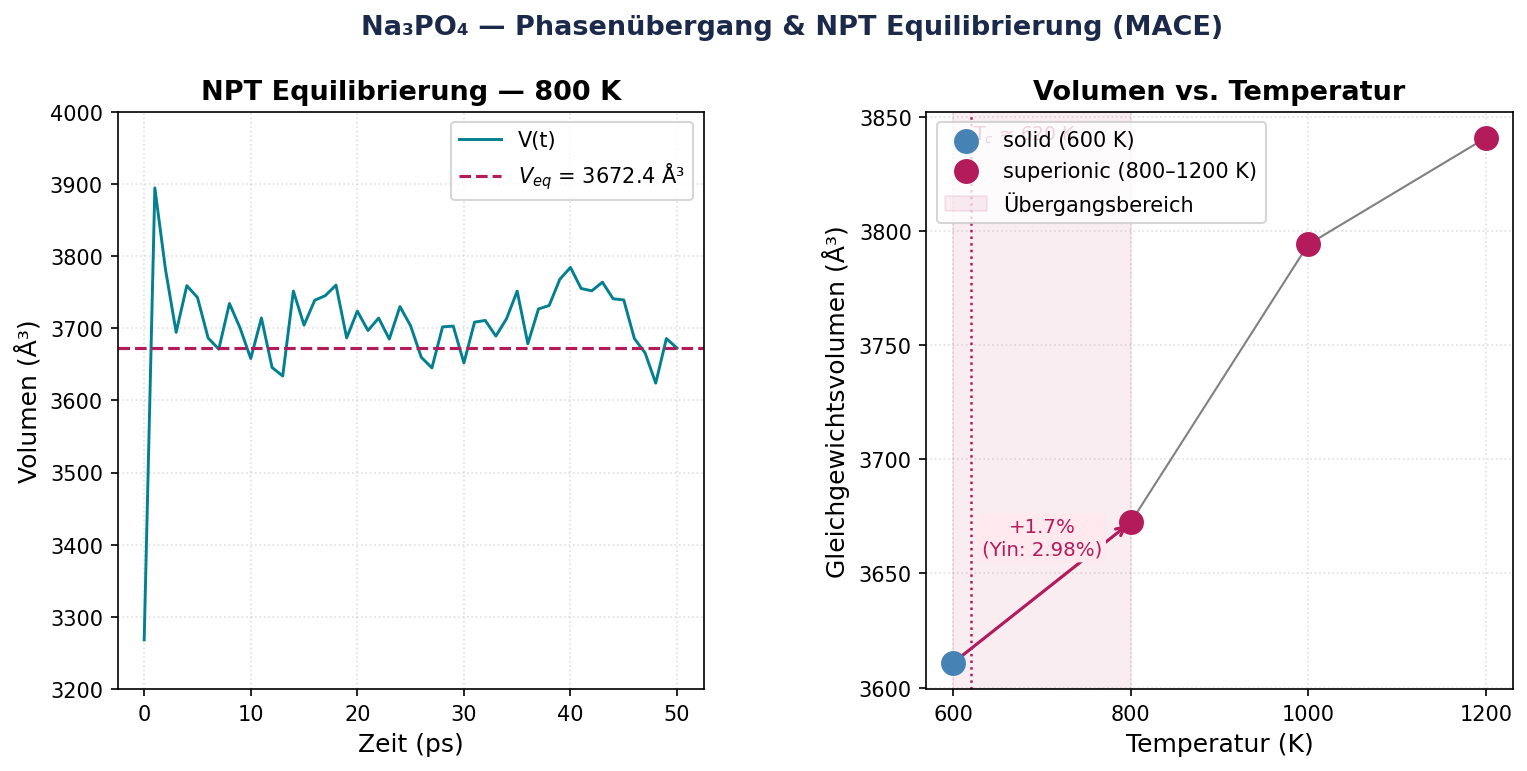

Python code for this plot:
"""
Volume analysis for Na3PO4 MD simulations.

Extracts NPT equilibration volumes from LAMMPS thermo output files
and plots:
  (a) NPT convergence at each temperature
  (b) Equilibrium volume vs temperature (phase transition)

Usage:
    python volume_analysis.py

Expects SLURM output files in ../lamps_*K/ directories.
"""

import numpy as np
import matplotlib.pyplot as plt
import matplotlib.gridspec as gridspec
from pathlib import Path
import glob
import re


def extract_npt_volume(filepath):
    """
    Extract volume vs step from NPT section of a LAMMPS output file.
    NPT section is identified by thermo header containing 'Volume' AND 'Lx'.
    """
    steps, vols = [], []
    in_npt = False

    with open(filepath) as f:
        for line in f:
            if 'Step' in line and 'Volume' in line and 'Lx' in line:
                in_npt = True
                continue
            if in_npt:
                parts = line.split()
                if len(parts) >= 7 and parts[0].isdigit():
                    steps.append(int(parts[0]))
                    vols.append(float(parts[6]))
                elif 'Loop time' in line:
                    break

    return np.array(steps), np.array(vols)


def find_output_files():
    """
    Search for LAMMPS output files in lamps_*K directories.
    Returns dict {temperature: filepath}.
    """
    files = {}
    patterns = [
        "lamps_*K/mace_Na3PO4_*K-*.out",
        "../lamps_*K/mace_Na3PO4_*K-*.out",
    ]
    for pattern in patterns:
        for f in glob.glob(pattern):
            match = re.search(r'(\d+)K', f)
            if match:
                T = int(match.group(1))
                files[T] = f

    return dict(sorted(files.items()))


# ── Fallback: use known equilibrated volumes from conductivity.py ──
KNOWN_VOLUMES = {
    600:  3610.8492,
    800:  3672.3585,
    1000: 3794.1227,
    1200: 3840.7934,
}


def main():
    output_files = find_output_files()

    if not output_files:
        print("No LAMMPS output files found in lamps_*K/ directories.")
        print("Using known equilibrated volumes from conductivity.py scripts.")
        npt_data = {}
    else:
        print(f"Found output files: {output_files}")
        npt_data = {}
        for T, fpath in output_files.items():
            steps, vols = extract_npt_volume(fpath)
            if len(steps) > 0:
                npt_data[T] = (steps, vols)
                print(f"  {T} K: {len(steps)} NPT points, "
                      f"V_start={vols[0]:.1f}, V_final={vols[-1]:.2f} Å³")

    # ── Equilibrium volumes ──
    temps = np.array(sorted(KNOWN_VOLUMES.keys()))
    vol_eq = np.array([KNOWN_VOLUMES[T] for T in temps])

    # Volume expansion relative to 600 K
    expansion = (vol_eq - vol_eq[0]) / vol_eq[0] * 100
    print(f"\nEquilibrium volumes:")
    for T, V, dV in zip(temps, vol_eq, expansion):
        print(f"  {T:4d} K: V = {V:.2f} Å³  (ΔV = +{dV:.2f}%)")

    # ── Figure ──
    fig = plt.figure(figsize=(12, 5))
    gs = gridspec.GridSpec(1, 2, wspace=0.38)

    # Panel A: NPT convergence (use first available T, or 800K)
    ax1 = fig.add_subplot(gs[0])
    show_T = 800 if 800 in npt_data else (list(npt_data.keys())[0] if npt_data else None)

    if show_T and show_T in npt_data:
        steps, vols = npt_data[show_T]
        time_ps = steps * 0.002
        ax1.plot(time_ps, vols, color='#028090', lw=1.4, label='V(t)')
        ax1.axhline(vols[-1], color='#B31B5A', ls='--', lw=1.5,
                    label=f'$V_{{eq}}$ = {vols[-1]:.1f} Å³')
        ax1.set_title(f'NPT Equilibrierung — {show_T} K',
                      fontsize=13, fontweight='bold')
        ax1.legend(fontsize=10)
    else:
        ax1.text(0.5, 0.5, 'No NPT thermo data\navailable',
                 ha='center', va='center', transform=ax1.transAxes, fontsize=14)
        ax1.set_title('NPT Equilibrierung', fontsize=13, fontweight='bold')

    ax1.set_xlabel('Zeit (ps)', fontsize=12)
    ax1.set_ylabel('Volumen (Å³)', fontsize=12)
    ax1.set_ylim(3200, 4000)
    ax1.grid(True, ls=':', alpha=0.4)

    # Panel B: V_eq vs T
    ax2 = fig.add_subplot(gs[1])
    ax2.scatter([600], [vol_eq[0]], color='steelblue', s=120, zorder=5,
                label='solid (600 K)')
    ax2.scatter(temps[1:], vol_eq[1:], color='#B31B5A', s=120, zorder=5,
                label='superionic (800–1200 K)')
    ax2.plot(temps, vol_eq, color='gray', lw=1, ls='-', zorder=3)

    # Phase transition annotation
    ax2.annotate('', xy=(800, vol_eq[1]), xytext=(600, vol_eq[0]),
                 arrowprops=dict(arrowstyle='->', color='#B31B5A', lw=1.5))
    ax2.text(700, (vol_eq[0] + vol_eq[1]) / 2 + 15,
             f'+{expansion[1]:.1f}%\n(Yin: 2.98%)',
             ha='center', va='bottom', fontsize=9.5, color='#B31B5A',
             bbox=dict(boxstyle='round,pad=0.2', fc='#FFE8EE', ec='none'))

    # Transition region
    ax2.axvspan(600, 800, alpha=0.08, color='#B31B5A', label='Übergangsbereich')
    ax2.axvline(620, color='#B31B5A', ls=':', lw=1.2)
    ax2.text(622, vol_eq.max() - 5, 'T$_c$ ≈ 620 K', fontsize=9, color='#B31B5A')

    ax2.set_xlabel('Temperatur (K)', fontsize=12)
    ax2.set_ylabel('Gleichgewichtsvolumen (Å³)', fontsize=12)
    ax2.set_title('Volumen vs. Temperatur', fontsize=13, fontweight='bold')
    ax2.legend(fontsize=10, loc='upper left')
    ax2.set_xticks([600, 800, 1000, 1200])
    ax2.grid(True, ls=':', alpha=0.4)

    plt.suptitle('Na₃PO₄ — Phasenübergang & NPT Equilibrierung (MACE)',
                 fontsize=13, y=1.01, fontweight='bold', color='#1B2A4A')
    plt.tight_layout()
    plt.savefig('volume_analysis.png', dpi=150, bbox_inches='tight')
    print('\nSaved volume_analysis.png')


if __name__ == '__main__':
    main()
